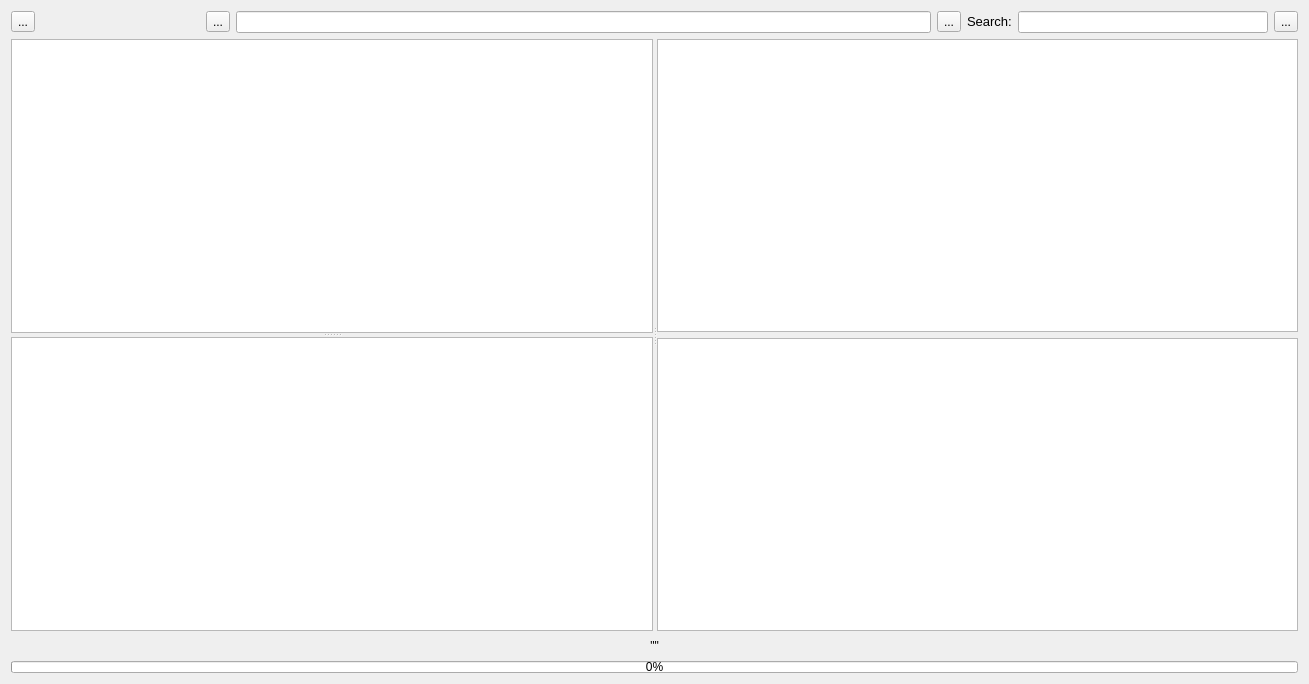
<?xml version="1.0" encoding="UTF-8"?>
<ui version="4.0">
 <class>Form</class>
 <widget class="QWidget" name="Form">
  <property name="enabled">
   <bool>true</bool>
  </property>
  <property name="geometry">
   <rect>
    <x>0</x>
    <y>0</y>
    <width>1309</width>
    <height>684</height>
   </rect>
  </property>
  <property name="windowTitle">
   <string>Form</string>
  </property>
  <property name="styleSheet">
   <string notr="true"/>
  </property>
  <layout class="QGridLayout" name="gridLayout_2">
   <item row="2" column="0">
    <layout class="QVBoxLayout" name="verticalLayout_2">
     <item>
      <widget class="QLabel" name="messages">
       <property name="maximumSize">
        <size>
         <width>16777215</width>
         <height>18</height>
        </size>
       </property>
       <property name="font">
        <font/>
       </property>
       <property name="styleSheet">
        <string notr="true"/>
       </property>
       <property name="text">
        <string>&quot;&quot;</string>
       </property>
       <property name="alignment">
        <set>Qt::AlignCenter</set>
       </property>
      </widget>
     </item>
     <item>
      <widget class="QProgressBar" name="progressBar">
       <property name="sizePolicy">
        <sizepolicy hsizetype="Expanding" vsizetype="Preferred">
         <horstretch>0</horstretch>
         <verstretch>0</verstretch>
        </sizepolicy>
       </property>
       <property name="maximumSize">
        <size>
         <width>16777215</width>
         <height>12</height>
        </size>
       </property>
       <property name="value">
        <number>0</number>
       </property>
      </widget>
     </item>
    </layout>
   </item>
   <item row="1" column="0">
    <layout class="QGridLayout" name="gridLayout">
     <item row="0" column="0">
      <widget class="QSplitter" name="v_splitter">
       <property name="orientation">
        <enum>Qt::Horizontal</enum>
       </property>
       <widget class="QSplitter" name="h_splitter">
        <property name="orientation">
         <enum>Qt::Vertical</enum>
        </property>
        <widget class="QListView" name="favourites">
         <property name="sizePolicy">
          <sizepolicy hsizetype="Expanding" vsizetype="Expanding">
           <horstretch>0</horstretch>
           <verstretch>0</verstretch>
          </sizepolicy>
         </property>
         <property name="minimumSize">
          <size>
           <width>256</width>
           <height>0</height>
          </size>
         </property>
         <property name="focusPolicy">
          <enum>Qt::NoFocus</enum>
         </property>
         <property name="contextMenuPolicy">
          <enum>Qt::CustomContextMenu</enum>
         </property>
         <property name="alternatingRowColors">
          <bool>false</bool>
         </property>
         <property name="selectionMode">
          <enum>QAbstractItemView::ExtendedSelection</enum>
         </property>
         <property name="textElideMode">
          <enum>Qt::ElideMiddle</enum>
         </property>
         <property name="viewMode">
          <enum>QListView::ListMode</enum>
         </property>
        </widget>
        <widget class="QTreeView" name="treeDirs">
         <property name="sizePolicy">
          <sizepolicy hsizetype="Expanding" vsizetype="Expanding">
           <horstretch>0</horstretch>
           <verstretch>0</verstretch>
          </sizepolicy>
         </property>
         <property name="minimumSize">
          <size>
           <width>256</width>
           <height>0</height>
          </size>
         </property>
         <property name="focusPolicy">
          <enum>Qt::NoFocus</enum>
         </property>
         <property name="contextMenuPolicy">
          <enum>Qt::CustomContextMenu</enum>
         </property>
         <property name="alternatingRowColors">
          <bool>false</bool>
         </property>
         <property name="selectionMode">
          <enum>QAbstractItemView::SingleSelection</enum>
         </property>
         <property name="textElideMode">
          <enum>Qt::ElideMiddle</enum>
         </property>
         <property name="uniformRowHeights">
          <bool>true</bool>
         </property>
         <property name="itemsExpandable">
          <bool>true</bool>
         </property>
         <property name="sortingEnabled">
          <bool>true</bool>
         </property>
         <property name="headerHidden">
          <bool>false</bool>
         </property>
        </widget>
       </widget>
       <widget class="QWidget" name="layoutWidget">
        <layout class="QVBoxLayout" name="verticalLayout">
         <item>
          <widget class="QListView" name="iconFiles">
           <property name="focusPolicy">
            <enum>Qt::NoFocus</enum>
           </property>
           <property name="contextMenuPolicy">
            <enum>Qt::CustomContextMenu</enum>
           </property>
           <property name="defaultDropAction">
            <enum>Qt::IgnoreAction</enum>
           </property>
           <property name="selectionMode">
            <enum>QAbstractItemView::ExtendedSelection</enum>
           </property>
           <property name="iconSize">
            <size>
             <width>64</width>
             <height>64</height>
            </size>
           </property>
           <property name="textElideMode">
            <enum>Qt::ElideRight</enum>
           </property>
           <property name="movement">
            <enum>QListView::Static</enum>
           </property>
           <property name="flow">
            <enum>QListView::LeftToRight</enum>
           </property>
           <property name="isWrapping" stdset="0">
            <bool>true</bool>
           </property>
           <property name="resizeMode">
            <enum>QListView::Adjust</enum>
           </property>
           <property name="layoutMode">
            <enum>QListView::SinglePass</enum>
           </property>
           <property name="gridSize">
            <size>
             <width>128</width>
             <height>128</height>
            </size>
           </property>
           <property name="viewMode">
            <enum>QListView::IconMode</enum>
           </property>
           <property name="modelColumn">
            <number>0</number>
           </property>
           <property name="uniformItemSizes">
            <bool>false</bool>
           </property>
           <property name="wordWrap">
            <bool>true</bool>
           </property>
          </widget>
         </item>
         <item>
          <widget class="QTreeView" name="listFiles">
           <property name="sizePolicy">
            <sizepolicy hsizetype="MinimumExpanding" vsizetype="Expanding">
             <horstretch>0</horstretch>
             <verstretch>0</verstretch>
            </sizepolicy>
           </property>
           <property name="focusPolicy">
            <enum>Qt::NoFocus</enum>
           </property>
           <property name="contextMenuPolicy">
            <enum>Qt::CustomContextMenu</enum>
           </property>
           <property name="dragEnabled">
            <bool>false</bool>
           </property>
           <property name="selectionMode">
            <enum>QAbstractItemView::ExtendedSelection</enum>
           </property>
           <property name="rootIsDecorated">
            <bool>false</bool>
           </property>
           <property name="uniformRowHeights">
            <bool>true</bool>
           </property>
           <property name="itemsExpandable">
            <bool>false</bool>
           </property>
           <property name="sortingEnabled">
            <bool>true</bool>
           </property>
           <property name="wordWrap">
            <bool>false</bool>
           </property>
           <property name="expandsOnDoubleClick">
            <bool>false</bool>
           </property>
          </widget>
         </item>
        </layout>
       </widget>
      </widget>
     </item>
    </layout>
   </item>
   <item row="0" column="0">
    <layout class="QHBoxLayout" name="horizontalLayout">
     <property name="sizeConstraint">
      <enum>QLayout::SetDefaultConstraint</enum>
     </property>
     <item>
      <widget class="QToolButton" name="changeViewButt">
       <property name="focusPolicy">
        <enum>Qt::NoFocus</enum>
       </property>
       <property name="text">
        <string>...</string>
       </property>
      </widget>
     </item>
     <item>
      <widget class="QLabel" name="label">
       <property name="sizePolicy">
        <sizepolicy hsizetype="Preferred" vsizetype="Fixed">
         <horstretch>0</horstretch>
         <verstretch>0</verstretch>
        </sizepolicy>
       </property>
       <property name="font">
        <font>
         <pointsize>10</pointsize>
        </font>
       </property>
       <property name="text">
        <string>                                            </string>
       </property>
      </widget>
     </item>
     <item>
      <widget class="QToolButton" name="previousDirButt">
       <property name="focusPolicy">
        <enum>Qt::NoFocus</enum>
       </property>
       <property name="text">
        <string>...</string>
       </property>
      </widget>
     </item>
     <item>
      <widget class="QLineEdit" name="currentFolderBox">
       <property name="focusPolicy">
        <enum>Qt::ClickFocus</enum>
       </property>
       <property name="clearButtonEnabled">
        <bool>true</bool>
       </property>
      </widget>
     </item>
     <item>
      <widget class="QToolButton" name="changeDirButt">
       <property name="focusPolicy">
        <enum>Qt::NoFocus</enum>
       </property>
       <property name="text">
        <string>...</string>
       </property>
      </widget>
     </item>
     <item>
      <widget class="QLabel" name="label_2">
       <property name="sizePolicy">
        <sizepolicy hsizetype="Preferred" vsizetype="Fixed">
         <horstretch>0</horstretch>
         <verstretch>0</verstretch>
        </sizepolicy>
       </property>
       <property name="font">
        <font>
         <pointsize>10</pointsize>
        </font>
       </property>
       <property name="text">
        <string>Search:</string>
       </property>
      </widget>
     </item>
     <item>
      <widget class="QLineEdit" name="searchBox">
       <property name="maximumSize">
        <size>
         <width>250</width>
         <height>16777215</height>
        </size>
       </property>
       <property name="focusPolicy">
        <enum>Qt::StrongFocus</enum>
       </property>
       <property name="clearButtonEnabled">
        <bool>true</bool>
       </property>
      </widget>
     </item>
     <item>
      <widget class="QToolButton" name="searchButt">
       <property name="focusPolicy">
        <enum>Qt::NoFocus</enum>
       </property>
       <property name="text">
        <string>...</string>
       </property>
      </widget>
     </item>
    </layout>
   </item>
  </layout>
 </widget>
 <resources/>
 <connections/>
</ui>
